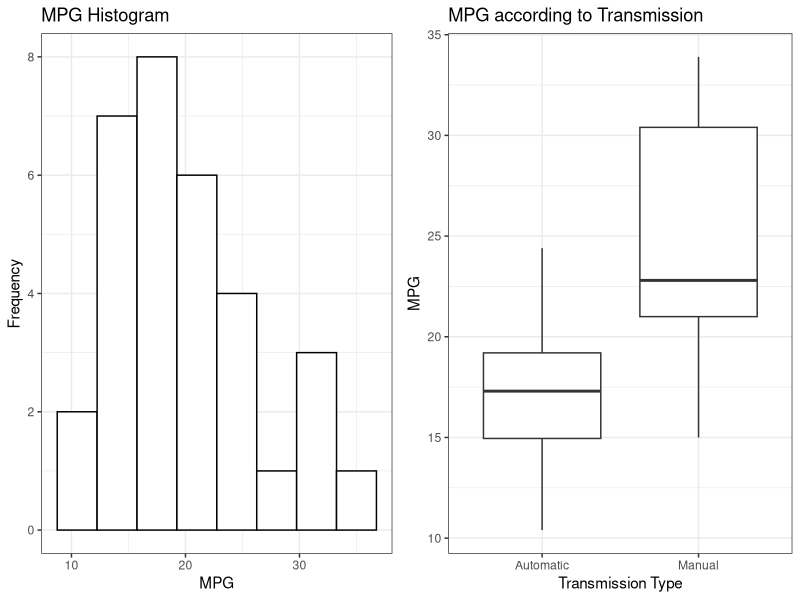
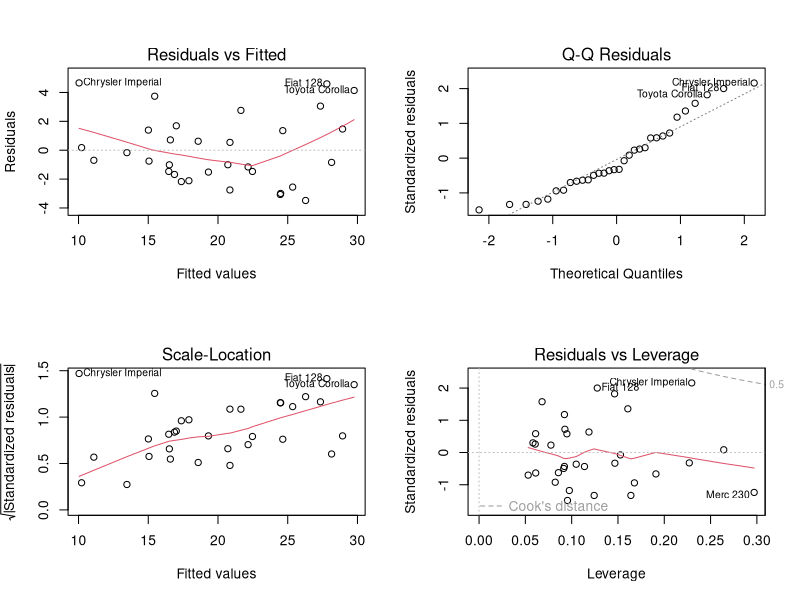

R code for these plots, in order:
## ---- chunk 1
knitr::opts_chunk$set(echo = TRUE)
## ---- chunk 2
# load packages
library(ggplot2)
library(gridExtra)
library(knitr)

# import dataset and transform variables to factors
data(mtcars)
mtcars$cyl <- factor(mtcars$cyl); mtcars$vs <- factor(mtcars$vs)
mtcars$am <- factor(mtcars$am); levels(mtcars$am) <- c("Automatic", "Manual")
## ---- chunk 3
kable(as.data.frame(table(mtcars$am)), caption = "Frequency of Transmission Type",
      col.names = c("Type", "Frequency"))
kable(t(c(summary(mtcars$mpg), SD = sd(mtcars$mpg))), caption = "MPG Summary Statistics")
## ---- chunk 4
mod1 <- lm(mpg ~ am, data = mtcars)
kable(round(cbind(summary(mod1)$coeff, confint(mod1)),3), caption = "Unadjusted Analysis Results",
      col.names=c("Estimate", "Std. Error", "t value","p-value", "95% CI: LB","95% CI: UB"))
## ---- chunk 5
# full model
fullmod <- lm(mpg ~ ., data = mtcars)
# stepwise selection
bestmod <- step(fullmod, scope = mod1, direction = "both", trace = FALSE)
kable(round(cbind(summary(bestmod)$coeff, confint(bestmod)),3), caption = "Best Model Results",
      col.names=c("Estimate", "Std. Error", "t value","p-value", "95% CI: LB","95% CI: UB"))
## ---- chunk 6
tocheck <- c("Chrysler Imperial", "Fiat 128", "Toyota Corolla")
mtcars$leverage <- hat(model.matrix(bestmod))
kable(mtcars[rownames(mtcars) %in% tocheck,])
## ---- chunk 7
p1 <- ggplot(mtcars, aes(x = mpg)) + 
      geom_histogram(colour = "black", fill = "white", binwidth = 3.5) +
      theme_bw() + xlab("MPG") + ylab("Frequency") + ggtitle("MPG Histogram")
p2 <- ggplot(mtcars, aes(x = am, y = mpg)) + geom_boxplot() + theme_bw() +
      xlab("Transmission Type") + ylab("MPG") + ggtitle("MPG according to Transmission")
grid.arrange(p1, p2, ncol = 2)
## ---- chunk 8
par(mfrow=c(2,2))
plot(bestmod)
## ---- chunk 9
fullmod <- lm(mpg ~ ., data = mtcars[rownames(mtcars) != "Chrysler Imperial",])
bm <- step(fullmod, scope = mod1, direction = "both", trace = FALSE)
summary(bm)
